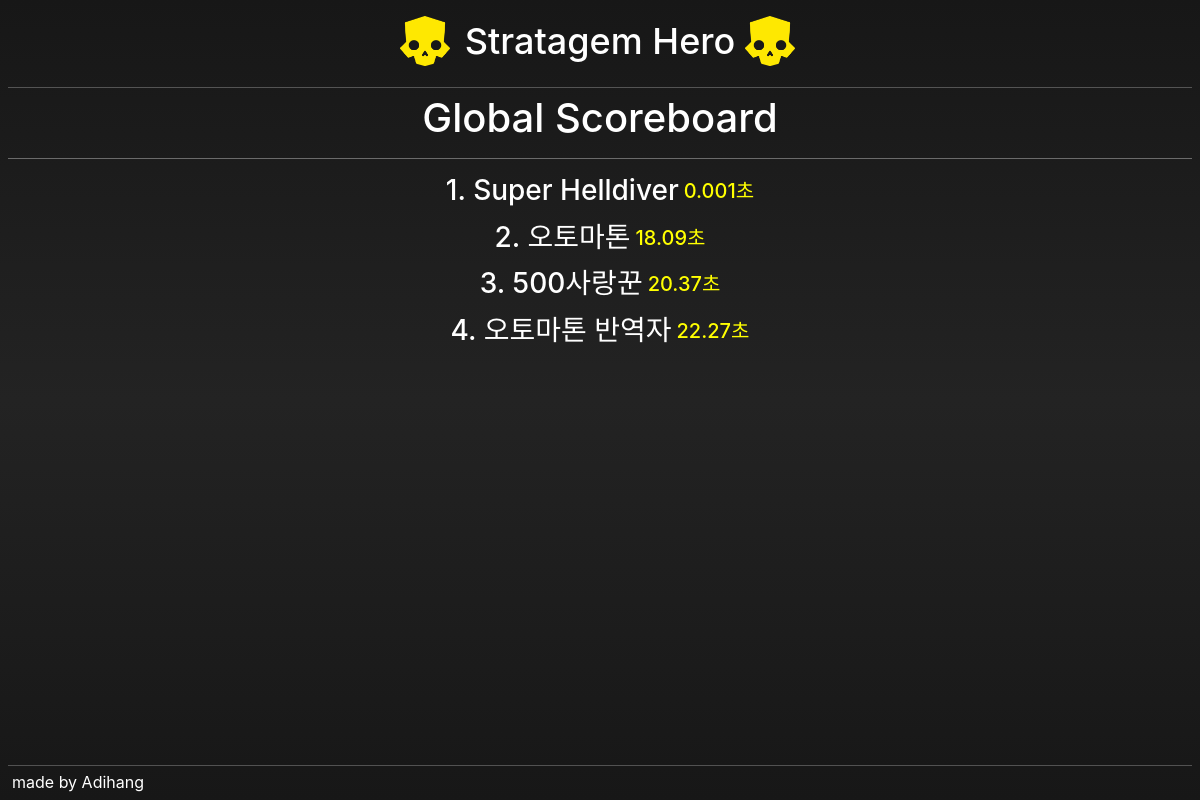
The app's page /ko/fun/Stratagem_Hero/Scoreboard/ with its own data.
### main/models.py (models this page shows, shortened)
class Stratagem_Hero_Score(models.Model):
    name = models.CharField('이름', max_length=128)
    score = models.FloatField('점수')
    class Meta:
        ordering = ['score']

### main/views.py (the view)
# urls.py: re_path(r'^(?P<ui_lang>ko|en)/fun/Stratagem_Hero/Scoreboard/$', views.Stratagem_Hero_Scoreboard_page, name='Stratagem_Hero_Scoreboard_lang'),
def Stratagem_Hero_Scoreboard_page(request, ui_lang=None):
    context = dict()
    resolved_lang = resolve_ui_lang(request, ui_lang)
    apply_ui_context(request, context, resolved_lang)
    context['scores'] = Stratagem_Hero_Score.objects.all()
    return render(request, 'fun/Stratagem_Hero_Scoreboard.html', context)

### main/templatetags/static_versioned.py (called while the page is built)
def _find_static_file(relative_path):
    normalized_path = str(relative_path).lstrip("/")
    candidates = []
    static_root = getattr(settings, "STATIC_ROOT", "")
    if static_root:
        candidates.append(Path(static_root) / normalized_path)
    for static_dir in getattr(settings, "STATICFILES_DIRS", []):
        candidates.append(Path(static_dir) / normalized_path)
    for candidate in candidates:
        if candidate.exists() and candidate.is_file():
            return candidate
    return None

@register.simple_tag
def static_v(path):
    base_url = static(path)
    static_file = _find_static_file(path)
    if static_file is None:
        return base_url
    version = int(static_file.stat().st_mtime)
    separator = "&" if "?" in base_url else "?"
    return f"{base_url}{separator}v={version}"

### main/views.py (called while the page is built, shortened)
def resolve_ui_lang(request, url_lang=None):
    normalized_url_lang = (url_lang or "").strip().lower()
    if normalized_url_lang in SUPPORTED_UI_LANGS:
        request.session[UI_LANG_SESSION_KEY] = normalized_url_lang
        return normalized_url_lang

def build_lang_switch_url(request, target_lang):
    normalized_target_lang = (target_lang or "").strip().lower()
    if normalized_target_lang not in SUPPORTED_UI_LANGS:
        normalized_target_lang = "ko"
    current_path = request.path or "/"
    stripped_path = UI_LANG_PATH_PREFIX_PATTERN.sub("/", current_path, count=1)
    if not stripped_path.startswith("/"):
        stripped_path = f"/{stripped_path}"
    localized_path = f"/{normalized_target_lang}{stripped_path}"
    query_params = request.GET.copy()
    query_params.pop("lang", None)
    query_string = query_params.urlencode()
    if query_string:
        return f"{localized_path}?{query_string}"
    return localized_path

### templates/fun/Stratagem_Hero_Scoreboard.html (shortened to what this page needs)
{% load static static_versioned %}
<!doctype html>
<html lang="ko">
    <head>
        <link rel="stylesheet" type="text/css" href="{% static_v 'css/bootstrap.min.css' %}">
        <link rel="stylesheet" type="text/css" href="{% static_v 'css/style.css' %}">
        <link rel="stylesheet" type="text/css" href="{% static_v 'css/stratagem_style.css' %}">
    </head>
    <body>
        <div class="stratagem_page">
            <div class="title">
                <img class="stratagem_icon" src="/media/icon/Helldivers-2-Icon-PNG.png" alt="Stratagem Icon"/>
                <h3 class="title_text">Stratagem Hero</h3>
                <img class="stratagem_icon" src="/media/icon/Helldivers-2-Icon-PNG.png" alt="Stratagem Icon"/>
            </div>
            <hr class="stratagem_hr">
            <div class="stratagem_content">
                <div class="stratagem_scoreboard">
                    <h1 class="scoreboard_text">Global Scoreboard</h1>
                    <div class="global_scores">
                        {% for score in scores %}
                        <div class="global_score">
                            <h3 class="global_score_name">{{ forloop.counter }}. {{ score.name }}</h3>
                            <h5 class="global_score_time">{{ score.score }}초</h5>
                        </div>
                        {% endfor %}
                    </div>
                </div>
            </div>
            <hr class="stratagem_hr">
        </div>
        <div class="lowtext" >made by Adihang</div>
    </body>
</html>

### static/css/style.css (style rules this page uses)
body { font-family: "Inter", 'KakaoBigFont', 'Noto Sans KR', "Helvetica Neue", Helvetica, Arial, "맑은 고딕", malgun gothic, "돋움", Dotum, sans-serif, "Apple Color Emoji", "Noto Color Emoji"; color: inherit; min-height: 100vh; background: linear-gradient(180deg, #171717 0%, #232323 50%, #171717 100%); }
:root { --site-scrollbar-thumb: rgba(120, 120, 128, 0.45); --site-scrollbar-thumb-hover: rgba(95, 95, 103, 0.58); }
html, body, body * { scrollbar-width: thin; scrollbar-color: var(--site-scrollbar-thumb) transparent; }
:root { --site-bg: #ffffff; --site-text: #111111; --site-text-strong: #141414; --site-text-stronger: #151515; --site-text-muted: #5a5a5a; --site-text-subtle: #666666; --site-text-faint: #888888; --site-text-secondary: #606060; --site-border-soft: rgba(0, 0, 0, 0.08); --site-border: rgba(0, 0, 0, 0.12); --site-border-mid: rgba(0, 0, 0, 0.14); --site-border-strong: rgba(0, 0, 0, 0.18); --site-border-heavy: rgba(0, 0, 0, 0.2); --site-border-context: rgba(0, 0, 0, 0.22); --site-hover-soft: rgba(0, 0, 0, 0.04); --site-hover: rgba(0, 0, 0, 0.08); --site-hover-strong: rgba(0, 0, 0, 0.12); --site-hover-button: rgba(0, 0, 0, 0.06); --site-surface-toolbar: rgba(255, 255, 255, 0.88); --site-surface-muted: rgba(248, 248, 248, 0.92); --site-surface-muted-strong: rgba(246, 246, 246, 0.92); --site-backdrop: rgba(0, 0, 0, 0.34); --site-backdrop-strong: rgba(0, 0, 0, 0.4); --site-shadow-md: 0 16px 34px rgba(0, 0, 0, 0.2); --site-shadow-lg: 0 16px 34px rgba(0, 0, 0, 0.24); --site-shadow-xl: 0 20px 44px rgba(0, 0, 0, 0.24); --site-link: #4f4f4f; --site-btn-hover-border: rgba(0, 0, 0, 0.3); --site-btn-primary-bg: #161616; --site-btn-primary-border: #161616; --site-btn-primary-text: #ffffff; --site-btn-primary-hover-bg: #2b2b2b; --site-btn-primary-hover-border: #2b2b2b; --site-btn-primary-hover-text: #ffffff; --site-selected-bg: rgba(0, 0, 0, 0.1); --site-divider-weak: rgba(0, 0, 0, 0.1); --site-panel-border: rgba(0, 0, 0, 0.16); --site-elevated-bg: rgba(248, 248, 248, 0.96); --site-crumb-color: #2a2a2a; --site-crumb-current-color: #101010; --site-crumb-sep-color: #777777; --site-save-row-color: #1d1d1d; --site-save-row-hover: rgba(0, 0, 0, 0.07); --site-save-folder-color: #181818; --site-close-color: #555555; --site-overlay-soft: rgba(0, 0, 0, 0.28); --site-overlay-shadow: 0 14px 34px rgba(0, 0, 0, 0.24); --theme-ink: #111111; --theme-subtle: #2f2f2f; --theme-accent: #000000; --theme-accent-strong: #000000; --theme-border: rgba(0, 0, 0, 0.2); --theme-surface: rgba(255, 255, 255, 0.97); --theme-glow: rgba(0, 0, 0, 0.1); --color-white: #ffffff; --color-ink: #111111; --color-muted: #535353; --color-muted-soft: #3f3f3f; --color-section-border: #b6b6b6; --color-hover-bg: rgba(0, 0, 0, 0.06); --color-hover-border: rgba(0, 0, 0, 0.24); --color-nav-bg-start: rgba(255, 255, 255, 0.8); --color-nav-bg-end: rgba(243, 243, 243, 0.8); --surface-strong: rgba(255, 255, 255, 0.95); --surface-stronger: rgba(255, 255, 255, 0.98); --shadow-soft: 0 4px 8px rgba(0, 0, 0, 0.1); --shadow-medium: 0 8px 18px rgba(0, 0, 0, 0.16); --shadow-hover: 0 10px 18px rgba(0, 0, 0, 0.16); --shadow-focus-ring: 0 0 0 0.18rem rgba(0, 0, 0, 0.12); --motion-fast: 0.2s ease; --motion-medium: 0.3s ease; --motion-card: transform 0.5s cubic-bezier(0.22, 1, 0.36, 1), box-shadow 0.5s cubic-bezier(0.22, 1, 0.36, 1), filter 0.5s cubic-bezier(0.22, 1, 0.36, 1); --print-button-bg: rgb(65, 141, 65); --print-button-dark-bg: rgb(95, 95, 95); --btn-template-base-bg: transparent; --btn-template-base-border: var(--site-border-strong); --btn-template-base-color: var(--theme-subtle); --btn-template-base-hover-bg: rgba(0, 0, 0, 0.06); --btn-template-base-hover-border: rgba(0, 0, 0, 0.24); --btn-template-base-hover-color: var(--theme-accent-strong); --btn-template-primary-bg: var(--print-button-bg); --btn-template-primary-border: transparent; --btn-template-primary-color: #ffffff; --btn-template-primary-hover-bg: rgb(57, 124, 57); --btn-template-primary-hover-border: transparent; --btn-template-primary-hover-color: #ffffff; --btn-template-radius: 8px; --btn-template-hover-lift: -1px; --btn-template-transition: background-color 0.2s ease, color 0.2s ease, border-color 0.2s ease, transform 0.2s ease; --project-image-size: clamp(200px, 30vw, 300px); --project-card-padding: clamp(7px, 1.2vw, 10px); --project-card-gap: clamp(7px, 1vw, 10px); --project-content-gap: 10px; --project-tags-area-height: 86px; }

### records on screen
Stratagem_Hero_Score: name "Super Helldiver", score "0.001"
Stratagem_Hero_Score: name "오토마톤", score "18.09"
Stratagem_Hero_Score: name "500사랑꾼", score "20.37"
Stratagem_Hero_Score: name "오토마톤 반역자", score "22.27"
